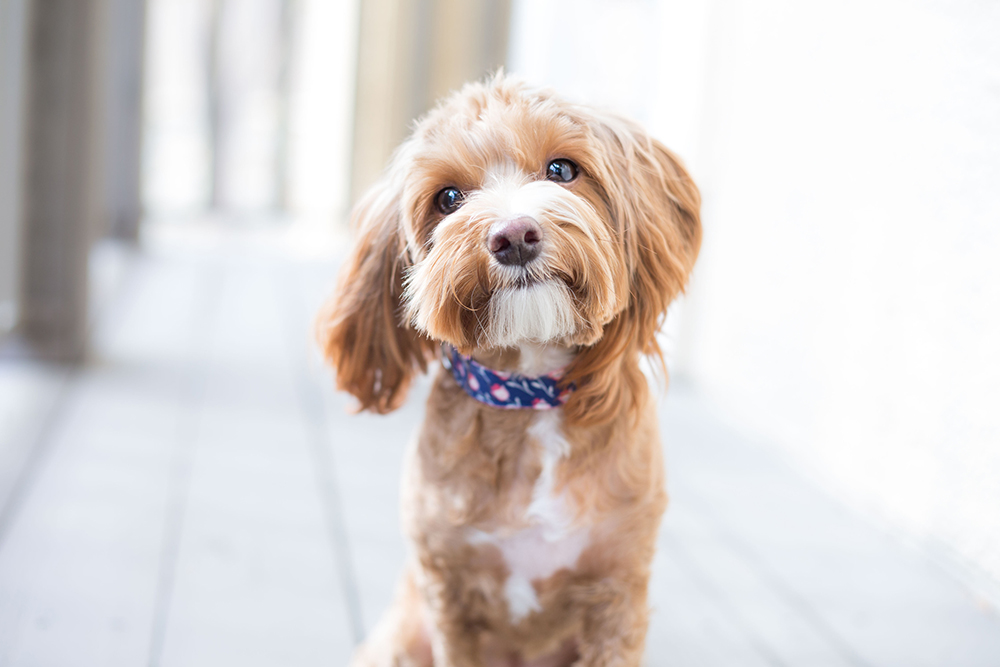
#> input picture Photos/image.jpg, 1000 x 667 px
$ python SaltAndPepper.py
#> lines starting #> are read from the running program, lines starting #| are printed output that depends on the picture
import cv2
import numpy as np
import matplotlib.pyplot as plt
####################################
def add_salt_and_pepper_noise(image, salt_prob, pepper_prob):
    noisy_image = np.copy(image)
    salt_mask = np.random.rand(*image.shape[:2])
    noisy_image[salt_mask < salt_prob] = 255

   ################ Add pepper noise ####################
    pepper_mask = np.random.rand(*image.shape[:2])
    noisy_image[pepper_mask < pepper_prob] = 0

    return noisy_image


image_path = 'Photos/image.jpg'
original_image = cv2.imread(image_path, cv2.IMREAD_GRAYSCALE)
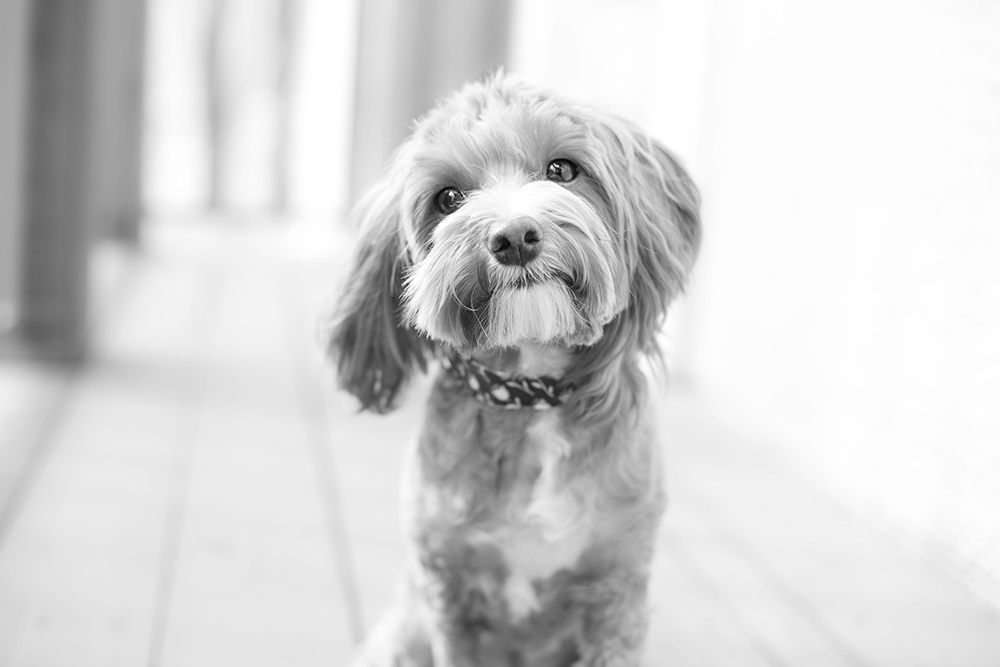
#> original_image: shape (667, 1000); min 3, max 255, mean 212.9

################# Original Image ###################
plt.imshow(original_image, cmap='gray')
plt.title('Original Image')
plt.show()

# Add salt and pepper noise
salt_probability = 0.01
pepper_probability = 0.01
noisy_image = add_salt_and_pepper_noise(original_image, salt_probability, pepper_probability)
#> in add_salt_and_pepper_noise, `noisy_image[pepper_mask < pepper_prob] = 0`:
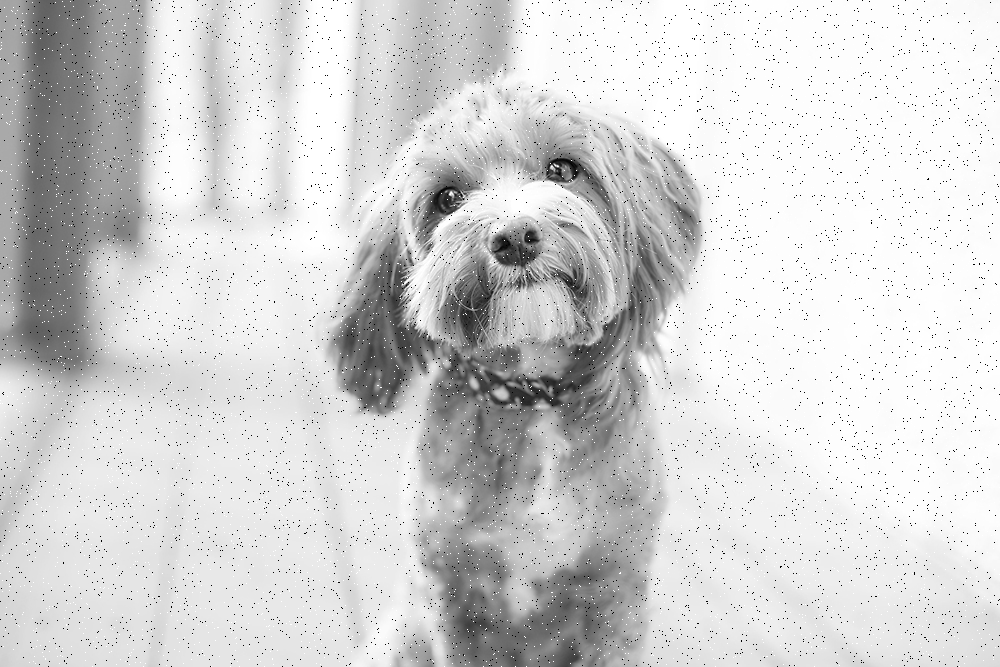
#> noisy_image: shape (667, 1000); min 0, max 255, mean 211.2

# Display the image with salt and pepper noise
plt.imshow(noisy_image, cmap='gray')
plt.title('Image with Salt and Pepper Noise')
plt.show()
